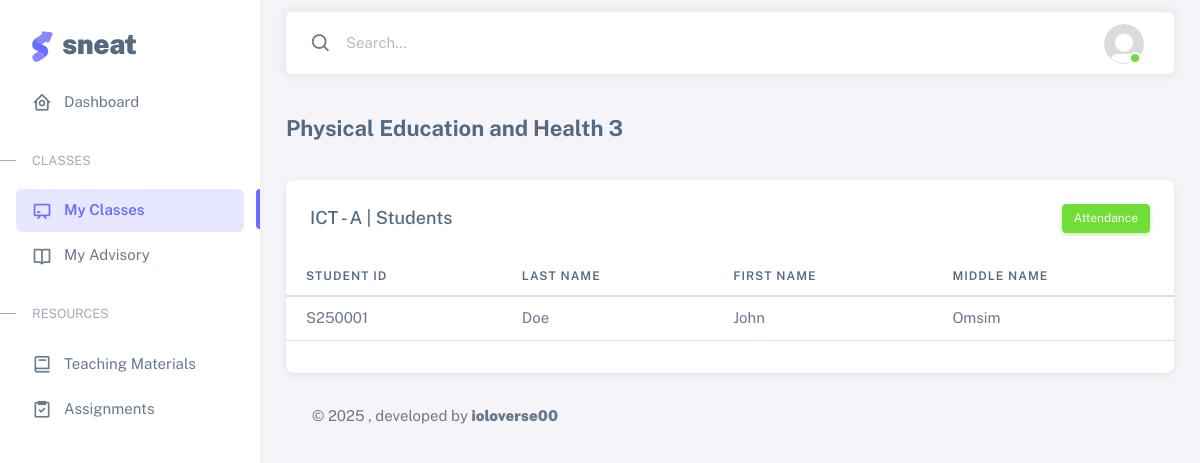
Screenshot of /students.php?subject_code=PEH3 (signed in) with the database file from the repository.
### tables this page shows
CREATE TABLE `section_subject_teacher` (
  `id` int(11) NOT NULL,
  `section_id` int(11) NOT NULL,
  `subject_code` varchar(20) NOT NULL,
  `teacher_id` varchar(10) NOT NULL,
  `schedule` varchar(50) NOT NULL
);

CREATE TABLE `subjects` (
  `subject_code` varchar(20) NOT NULL,
  `subject_name` varchar(100) NOT NULL,
  `strand` enum('ABM','STEM','HUMSS','ICT','CORE') NOT NULL,
  `subject_type` enum('Core','Specialized') NOT NULL
);

CREATE TABLE `sections` (
  `section_id` int(11) NOT NULL,
  `section_name` varchar(50) NOT NULL,
  `grade_level` enum('11','12') NOT NULL,
  `strand` enum('ABM','STEM','HUMSS','ICT') NOT NULL,
  `adviser_id` varchar(10) DEFAULT NULL,
  `room` varchar(11) NOT NULL,
  `schedule` varchar(52) NOT NULL,
  `created_at` timestamp NOT NULL DEFAULT current_timestamp()
);

CREATE TABLE `students` (
  `student_id` varchar(10) NOT NULL,
  `first_name` varchar(50) NOT NULL,
  `middle_name` varchar(50) NOT NULL,
  `last_name` varchar(50) NOT NULL,
  `gender` enum('Male','Female','Other') DEFAULT NULL,
  `birthdate` date DEFAULT NULL,
  `address` text DEFAULT NULL,
  `grade_level` enum('11','12') NOT NULL,
  `strand` enum('ABM','STEM','HUMSS','ICT') NOT NULL,
  `section_id` int(11) DEFAULT NULL,
  `parent_id` varchar(10) DEFAULT NULL,
  `created_at` timestamp NOT NULL DEFAULT current_timestamp()
);

### html/students.php (the view, shortened to what this page needs)
<!DOCTYPE html>
<html lang="en" class="light-style layout-menu-fixed" dir="ltr" data-theme="theme-default" data-assets-path="../assets/" data-template="vertical-menu-template-free">
<head>
    <link rel="stylesheet" href="../assets/vendor/fonts/boxicons.css" />
    <link rel="stylesheet" href="../assets/vendor/css/core.css" class="template-customizer-core-css" />
    <link rel="stylesheet" href="../assets/vendor/css/theme-default.css" class="template-customizer-theme-css" />
    <link rel="stylesheet" href="../assets/css/demo.css" />
    <link rel="stylesheet" href="../assets/vendor/libs/perfect-scrollbar/perfect-scrollbar.css" />
    <link rel="stylesheet" href="../assets/vendor/libs/apex-charts/apex-charts.css" />
</head>
<body>
    <div class="layout-wrapper layout-content-navbar">
        <div class="layout-container">
            <aside id="layout-menu" class="layout-menu menu-vertical menu bg-menu-theme">
                <div class="app-brand demo">
                    <a href="index.php" class="app-brand-link">
                        <span class="app-brand-logo demo">
                        </span>
                        <span class="app-brand-text demo menu-text fw-bolder ms-2">Sneat</span>
                    </a>
                </div>
                <ul class="menu-inner py-1">
                    <li class="menu-item">
                        <a href="tc-dashboard.php" class="menu-link">
                            <i class="menu-icon tf-icons bx bx-home-circle"></i>
                            <div data-i18n="Dashboard">Dashboard</div>
                        </a>
                    </li>
                    <li class="menu-header small text-uppercase">
                        <span class="menu-header-text">Classes</span>
                    </li>
                    <li class="menu-item active">
                        <a href="my-classes.php" class="menu-link">
                            <i class="menu-icon tf-icons bx bx-chalkboard"></i>
                            <div data-i18n="My Classes">My Classes</div>
                        </a>
                    </li>
                    <li class="menu-item">
                        <a href="my-advisory.php" class="menu-link">
                            <i class="menu-icon tf-icons bx bx-book-open"></i>
                            <div data-i18n="My Advisor">My Advisory</div>
                        </a>
                    </li>
                    <li class="menu-header small text-uppercase">
                        <span class="menu-header-text">Resources</span>
                    </li>
                    <li class="menu-item">
                        <a href="teaching-materials.php" class="menu-link">
                            <i class="menu-icon tf-icons bx bx-book"></i>
                            <div data-i18n="Teaching Materials">Teaching Materials</div>
                        </a>
                    </li>
                    <li class="menu-item">
                        <a href="assignments.php" class="menu-link">
                            <i class="menu-icon tf-icons bx bx-task"></i>
                            <div data-i18n="Assignments">Assignments</div>
                        </a>
                    </li>
                </ul>
            </aside>
            <div class="layout-page">
                <nav
                    class="layout-navbar container-xxl navbar navbar-expand-xl navbar-detached align-items-center bg-navbar-theme"
                    id="layout-navbar">
                    <div class="navbar-nav-right d-flex align-items-center" id="navbar-collapse">
                        <div class="navbar-nav align-items-center">
                            <div class="nav-item d-flex align-items-center">
                                <i class="bx bx-search fs-4 lh-0"></i>
                                <input
                                    type="text"
                                    class="form-control border-0 shadow-none"
                                    placeholder="Search..."
                                    aria-label="Search..." />
                            </div>
                        </div>
                        <ul class="navbar-nav flex-row align-items-center ms-auto">
                            <li class="nav-item navbar-dropdown dropdown-user dropdown">
                                <a class="nav-link dropdown-toggle hide-arrow" href="javascript:void(0);" data-bs-toggle="dropdown">
                                    <div class="avatar avatar-online">
                                        <img src="../assets/img/avatars/default.png" alt class="w-px-40 h-auto rounded-circle" />
                                    </div>
                                </a>
                            </li>
                        </ul>
                    </div>
                </nav>
                <div class="content-wrapper">
                    <?php
                    include 'db_connection.php';
                    ?>
                    <?php
                    $subject_code = isset($_GET['subject_code']) ? mysqli_real_escape_string($conn, $_GET['subject_code']) : null;
                    $query_subject = "
                        SELECT
                            section_subject_teacher.subject_code,
                            subjects.subject_name,
                            sections.section_name
                        FROM
                            section_subject_teacher
                        INNER JOIN
                            subjects ON section_subject_teacher.subject_code = subjects.subject_code
                        INNER JOIN
                            sections ON section_subject_teacher.section_id = sections.section_id
                        WHERE
                            section_subject_teacher.subject_code = '$subject_code'
                    ";
                    $result_subject = $conn->query($query_subject);
                    if ($result_subject && $result_subject->num_rows > 0) {
                        $row_subject = $result_subject->fetch_assoc();
                        $subject_name = $row_subject['subject_name'];
                        $section_name = $row_subject['section_name'];
                    } else {
                        $subject_name = 'Unknown Subject';
                        $section_name = 'Unknown Section';
                    }
                    ?>
                    <div class="container-xxl flex-grow-1 container-p-y">
                        <h4 class="fw-bold py-3 mb-4"><?php echo htmlspecialchars($subject_name); ?></h4>
                        <div class="card mb-4">
                            <div class="card-header d-flex justify-content-between align-items-center">
                                <h5 class="mb-0"><?php echo htmlspecialchars($section_name); ?> | Students</h5>
                                <button
                                    class="btn btn-sm btn-success"
                                    onclick="window.location.href='attendance.php?subject_code=<?php echo urlencode($subject_code); ?>&section_name=<?php echo urlencode($section_name); ?>'">
                                    Attendance
                                </button>
                            </div>
                            <div class="table-responsive text-nowrap">
                                <table class="table table-hover">
                                    <thead>
                                        <tr>
                                            <th>Student ID</th>
                                            <th>Last Name</th>
                                            <th>First Name</th>
                                            <th>Middle Name</th>
                                        </tr>
                                    </thead>
                                    <tbody>
                                        <?php
                                        $subject_code = isset($_GET['subject_code']) ? mysqli_real_escape_string($conn, $_GET['subject_code']) : null;
                                        $query = "SELECT students.student_id, students.first_name, students.last_name, students.middle_name
                                                  FROM students
                                                  INNER JOIN student_subjects ON students.student_id = student_subjects.student_id
                                                  WHERE student_subjects.subject_code = '$subject_code'";
                                        $result = $conn->query($query);
                                        if ($result->num_rows > 0) {
                                            while ($row = $result->fetch_assoc()) {
                                                $student_id = $row['student_id'];
                                                echo "<tr class='clickable-row' data-href='student-performance.php?student_id=" . urlencode($student_id) . "&subject_code=" . urlencode($subject_code) . "'>";
                                                echo "<td>" . htmlspecialchars($row['student_id']) . "</td>";
                                                echo "<td>" . htmlspecialchars($row['last_name']) . "</td>";
                                                echo "<td>" . htmlspecialchars($row['first_name']) . "</td>";
                                                echo "<td>" . htmlspecialchars($row['middle_name'] ?? '') . "</td>";
                                                echo "</tr>";
                                            }
                                        } else {
                                            echo "<tr><td colspan='4' class='text-center'>No students found.</td></tr>";
                                        }
                                        ?>
                                    </tbody>
                                </table>
                            </div>
                            <nav aria-label="Classes Pagination">
                            </nav>
                        </div>
                        <footer class="content-footer footer bg-footer-theme">
                            <div class="container-xxl d-flex flex-wrap justify-content-between py-2 flex-md-row flex-column">
                                <div class="mb-2 mb-md-0">
                                    ©
                                    , developed by
                                    <a href="#" class="footer-link fw-bolder">ioloverse00</a>
                                </div>
                            </div>
                        </footer>
                    </div>
                </div>
            </div>
        </div>
</body>
</html>

### assets/css/demo.css (style rules this page uses)
.menu .app-brand.demo { height: 64px; margin-top: 12px; }
.app-brand-logo.demo svg { width: 22px; height: 38px; }
.app-brand-text.demo { font-size: 1.75rem; letter-spacing: -0.5px; text-transform: lowercase; }

### html/students.php (style rules this page uses)
.clickable-row { cursor: pointer; }

### rows the page displays
section_subject_teacher: subject_code.subject_name "Physical Education and Health 3", section.section_name "ICT - A"
students: student_id "S250001", last_name "Doe", first_name "John", middle_name "Omsim"
